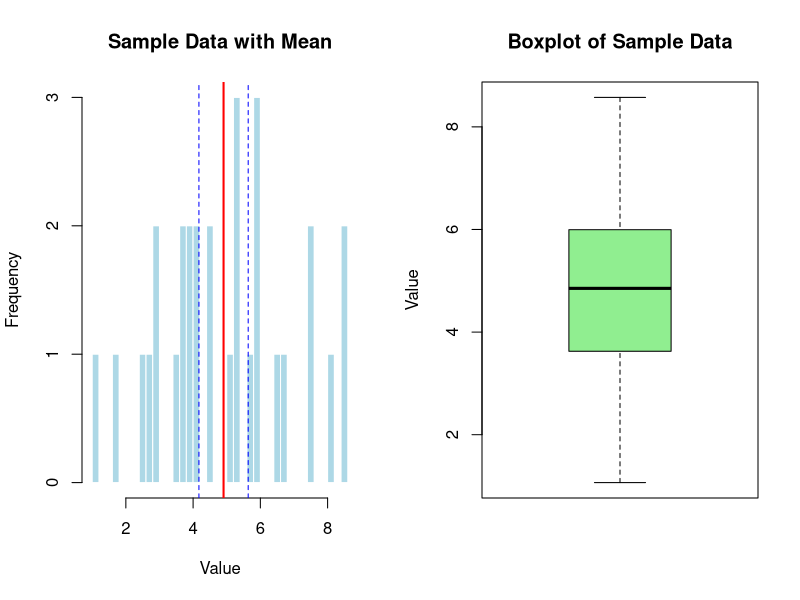

Write R code to recreate this figure.
# Lab 6: Estimate Population Parameters (Mean, Variance) from Sample Data
# Parameters
mu <- 5
sigma <- 2
n <- 30
N_sim <- 1000
# Generate sample data
set.seed(123)
sample_data <- rnorm(n, mean = mu, sd = sigma)
# Point estimates
sample_mean <- mean(sample_data)
sample_var <- var(sample_data)
# Confidence intervals
conf_int_mean <- t.test(sample_data)$conf.int
conf_int_var <- c((n-1)*sample_var / qchisq(0.975, df = n-1),
 (n-1)*sample_var / qchisq(0.025, df = n-1))
# Output
print(paste("Sample Mean:", sample_mean))
print(paste("Sample Variance:", sample_var))
print(paste("95% CI for Mean:", conf_int_mean))
print(paste("95% CI for Variance:", conf_int_var))
# Graphical Output
par(mfrow = c(1, 2))
# Histogram with mean and CI
hist(sample_data, breaks = 30, col = "lightblue", main = "Sample Data with Mean", xlab = "Value", border = "white")
abline(v = sample_mean, col = "red", lwd = 2)
abline(v = conf_int_mean, col = "blue", lty = 2)
# Boxplot
boxplot(sample_data, col = "lightgreen", main = "Boxplot of Sample Data", ylab = "Value")